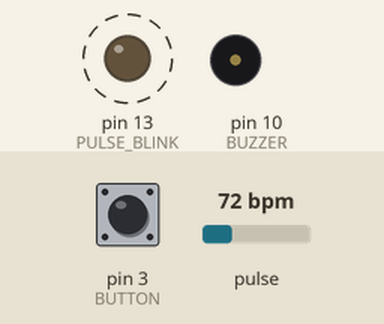
The sketch below on a simulated Arduino Uno, built with avr-gcc and run on an emulated ATmega328P. Shown: output pins drawn as LEDs (lit = HIGH), buzzer (waves = sounding, pin HIGH). Dashed ring = blinking. The inputs (shaded band) are chosen by the test bench; at power-on: pulse 72 bpm, pin 3 (BUTTON) LOW.

Above: at 1.2 s.
1.3 s: pulse set to 42 bpm
At 2.38 s:
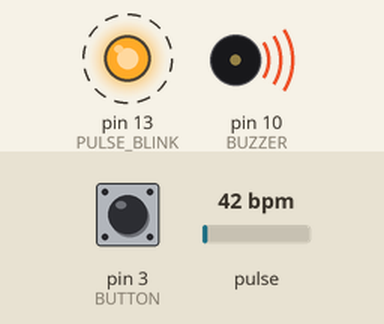
4.3 s: pulse set to 70 bpm
At 5.56 s:
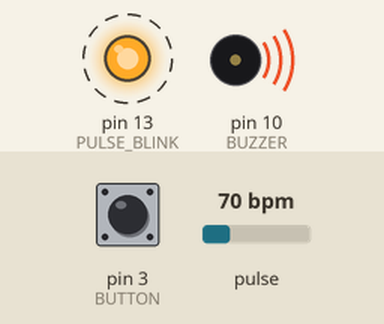
7.3 s: pin 3 (BUTTON) pulled HIGH for 0.15 s
10.4 s: pin 3 (BUTTON) pulled HIGH for 1 s
At 12.38 s:
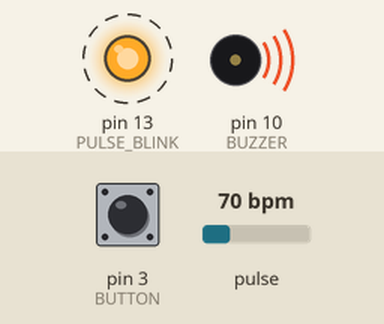
Timing chart, 0 to 15.4 s (numbered marks = the images above; inputs shaded):
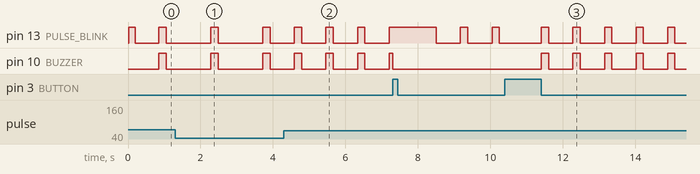

The sketch:

PulseSensor_BPM.ino
```cpp
/*
 *	SENSOR DE BATIMENTO CARDIACO COM ARDUINO
 *	TRABALHO 2 DE ELETRÔNICA
 *
 *	AUTORES:
 *		Caio Marcos Chaves Viana
 *		Lucas Carvalho Machado
 * 		Lucas Yuiti Oda Yamamoto
 *		Gabriel de Oliveira Guedes Nogueira
 *		Victor Gomes de Carvalho
 *
 */

#define USE_ARDUINO_INTERRUPTS true
#include <PulseSensorPlayground.h>

// SERIAL_PLOTTER (nativo da IDE do arduino) ou PROCESSING_VISUALIZER (software externo)
const int OUTPUT_TYPE = PROCESSING_VISUALIZER;

// Definição dos pins usados
const int PULSE_INPUT = A0; // Pin analogico que conecta o sensor ao Arduino
const int PULSE_BLINK = LED_BUILTIN; // LED interno
const int PULSE_FADE = 5; // Pin com PWM
const int DEFAULT_THRESHOLD = 510; // Limitante superior do pulso
const int BUZZER = 10; // Pin do Arduino ligado no buzzer
const int BUTTON = 3; // Pin ligado no botao

// Variáveis usadas no programa
int buttonState = 0; // Saber se o botão foi apertado
int mute = 0; // Mutar ou nao o buzzer

// Objeto para acessar funcoes da biblioteca do sensor
PulseSensorPlayground pulseSensor;

/*
 * Configurações.
 */
void setup() {
  Serial.begin(115200);  // a velocidade 115200 é a mais indicada para o sensor (especificada pelo fabricante)

  /* Define os pins de I/O */
  pinMode(BUZZER, OUTPUT);
  pinMode(BUTTON, INPUT);

  /* Configura o PulseSensor */
  pulseSensor.analogInput(PULSE_INPUT);
  pulseSensor.blinkOnPulse(PULSE_BLINK);
  pulseSensor.fadeOnPulse(PULSE_FADE);

  pulseSensor.setSerial(Serial);
  pulseSensor.setOutputType(OUTPUT_TYPE);
  pulseSensor.setThreshold(DEFAULT_THRESHOLD);

  /* Checar se o sensor está funcionando */
  if (!pulseSensor.begin()) {
    for(;;) {
      // Dar blink no LED em caso de erro
      digitalWrite(PULSE_BLINK, LOW);
      delay(50);
      digitalWrite(PULSE_BLINK, HIGH);
      delay(50);
    }
  }
}

/*
 * Loop principal.
 */
void loop() {
  delay(20);

  // Ler o estado do botão
  buttonState = digitalRead(BUTTON);

  // A cada aperto do botão, inverter 'mute'
  if (buttonState == HIGH && mute == 0) {
    mute = 1;
    digitalWrite(BUZZER, LOW); // Muta o buzzer instantaneamente
    delay(1000);
  }
  else if (buttonState == HIGH && mute == 1) {
    mute = 0;
    delay(1000);
  }

  // Le dados da porta serial enviados pelo programa em Python
  String inString = "";
  while (Serial.available() > 0) {
    int inChar = Serial.read();
    if (isDigit(inChar)) {
      inString += (char)inChar;
    }
  }

  // Ajusta o threshold conforme os dados recebidos
  if(!inString.equals("")) {
    pulseSensor.setThreshold(inString.toInt());
  }

  // Printa logs do funcionamento interno
  pulseSensor.outputSample();

  // Muta o buzzer quanto não é um batimento
  if (pulseSensor.isInsideBeat() == false) {
    digitalWrite(BUZZER, LOW);
  }
  // Quando o sensor detectar o início de um batimento, manda os dados para o Serial e aciona o buzzer
  if (pulseSensor.sawStartOfBeat()) {
    pulseSensor.outputBeat();
    if (!mute) {
      digitalWrite(BUZZER, HIGH);
    }
  }
}
```

Measured:
- after the input at 1.3 s, pin 13 (PULSE_BLINK), pin 10 (BUZZER): alternates HIGH for 0.20 s and LOW for 1.2 s, starting after 0.99 s
- after the input at 4.3 s, pin 13 (PULSE_BLINK), pin 10 (BUZZER): alternates HIGH for 0.20 s and LOW for 0.67 s, starting after 0.29 s
- after the input at 10.4 s, pin 10 (BUZZER): alternates HIGH for 0.20 s and LOW for 0.67 s, starting after 1.0 s
- by itself, pin 13 (PULSE_BLINK): alternates HIGH for 0.19 s and LOW for 0.65 s
